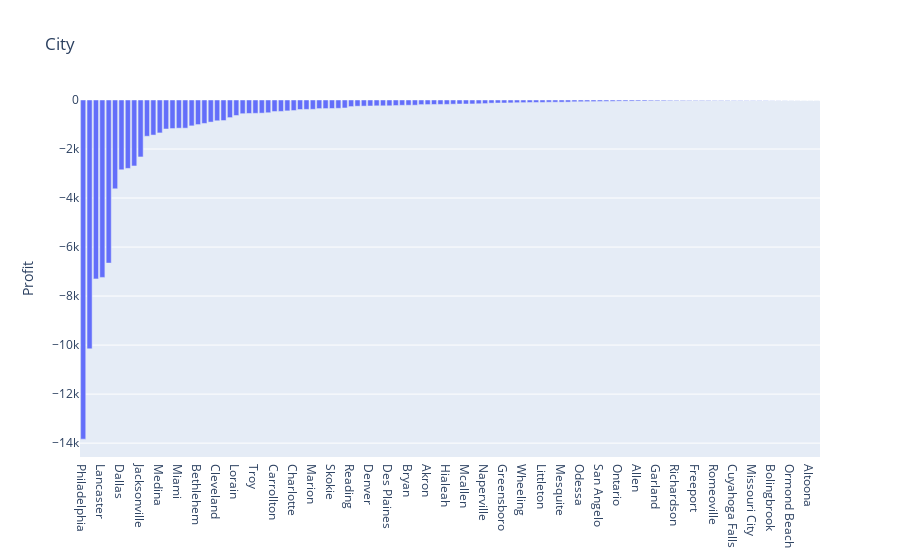
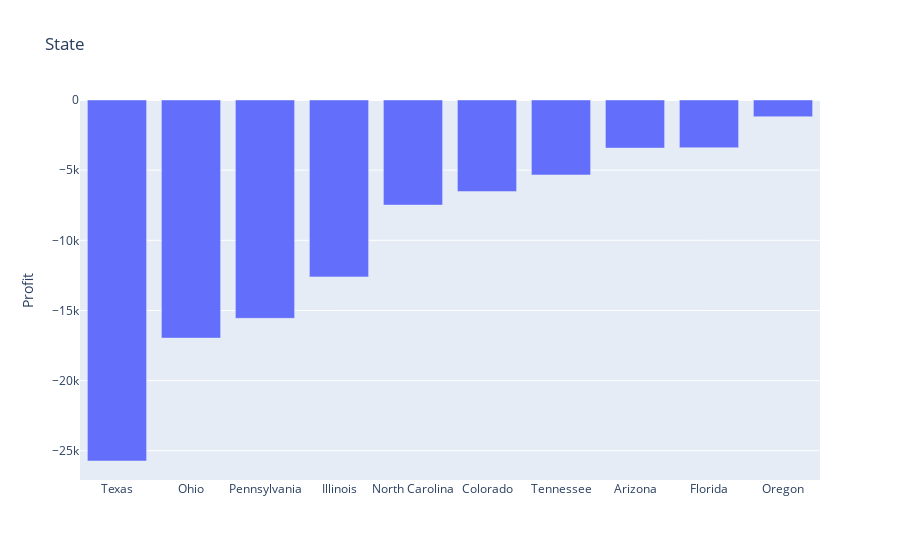
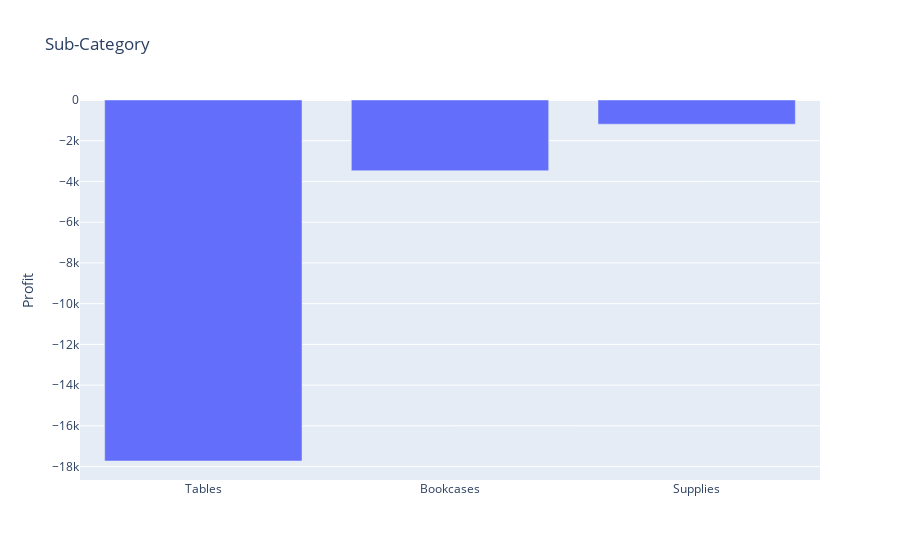

Notebook source saved alongside these figures, in order:
### Markdown cell above
there are some features with some -ve profit these features are:

    
    * 'City',
    * 'State',
    * 'Sub-Category'
<font color= "red">
lets see the values of these featuresres are responsible for -ve profits
</font>

### Code cell
LookAt = ['City','State','Sub-Category']
for eye in LookAt:
    sub = df[[eye, 'Profit']].groupby(eye).sum()
    sub = sub[sub.Profit<0].sort_values('Profit')
    
    trace = go.Bar(x=sub.index, y=sub['Profit'].values, name='Profit')
    layout = go.Layout(title=eye,
                   yaxis=dict(title="Profit"))
    fig = go.Figure(data=[trace], layout=layout)

    if Using_Colab:
      display(HTML(fig.to_html()))
    else:
      iplot(fig)

### Figure 1 — Plotly figure (JSON) as saved in the notebook; plotly's stock layout.template omitted (floating-point values rounded to 4 significant figures)
{"data": [{"name": "Profit", "type": "bar", "x": ["Philadelphia", "Houston", "San Antonio", "Lancaster", "Chicago", "Burlington", "Dallas", "Phoenix", "Aurora", "Jacksonville", "Memphis", "Louisville", "Medina", "Round Rock", "Knoxville", "Miami", "Rockford", "Clarksville", "Bethlehem", "Colorado Springs", "Pueblo", "Cleveland", "Nashville", "Concord", "Lorain", "Mesa", "Greenville", "Troy", "Oswego", "Waco", "Carrollton", "Yuma", "Tyler", "Charlotte", "Amarillo", "Plano", "Marion", "Tamarac", "Dublin", "Skokie", "Toledo", "Tampa", "Reading", "Fort Collins", "Bloomington", "Denver", "Park Ridge", "Pharr", "Des Plaines", "Allentown", "Tigard", "Bryan", "Elmhurst", "Lakeland", "Akron", "Champaign", "El Paso", "Hialeah", "Highland Park", "Parker", "Mcallen", "Fort Lauderdale", "Redmond", "Naperville", "Peoria", "Mentor", "Greensboro", "College Station", "Normal", "Wheeling", "York", "Irving", "Littleton", "Buffalo Grove", "Scottsdale", "Mesquite", "Grand Prairie", "Pembroke Pines", "Odessa", "Mansfield", "Tucson", "San Angelo", "Laredo", "Daytona Beach", "Ontario", "Hendersonville", "Corpus Christi", "Allen", "Carol Stream", "Commerce City", "Garland", "League City", "Frankfort", "Richardson", "Boca Raton", "Austin", "Freeport", "San Marcos", "Frisco", "Romeoville", "Gastonia", "Wilson", "Cuyahoga Falls", "Sanford", "Deer Park", "Missouri City", "Hamilton", "Tinley Park", "Bolingbrook", "Mason", "Abilene", "Ormond Beach", "Pensacola", "Elyria", "Altoona", "Hickory"], "y": [-13840.0, -10150.0, -7299.0, -7239.0, -6655.0, -3623.0, -2847.0, -2791.0, -2692.0, -2324.0, -1479.0, -1430.0, -1343.0, -1183.0, -1165.0, -1150.0, -1150.0, -1055.0, -1003.0, -956.7, -901.0, -848.0, -837.5, -718.6, -632.9, -559.2, -549.0, -544.2, -536.1, -520.1, -470.2, -466.0, -443.7, -429.8, -388.0, -383.1, -380.4, -351.9, -349.9, -346.9, -340.0, -325.2, -268.8, -252.7, -249.4, -244.9, -238.4, -237.6, -236.8, -226.5, -216.3, -213.7, -212.1, -188.6, -186.6, -182.4, -179.9, -179.2, -169.9, -164.2, -163.9, -161.4, -153.7, -146.5, -127.9, -123.3, -123.0, -117.6, -110.0, -107.4, -102.2, -100.5, -98.8, -89.65, -89.49, -87.62, -85.23, -72.45, -69.71, -66.79, -64.97, -58.55, -54.61, -52.33, -46.14, -45.39, -43.73, -39.88, -39.87, -32.93, -32.37, -31.35, -26.06, -24.49, -22.65, -20.39, -20.09, -19.34, -18.8, -14.77, -14.74, -14.34, -12.58, -11.83, -10.39, -9.555, -9.385, -8.915, -4.661, -4.235, -3.758, -1.966, -1.476, -1.398, -1.183, -1.096]}], "layout": {"title": {"text": "City"}, "yaxis": {"title": {"text": "Profit"}}}}

### Figure 2 — Plotly figure (JSON) as saved in the notebook; plotly's stock layout.template omitted (floating-point values rounded to 4 significant figures)
{"data": [{"name": "Profit", "type": "bar", "x": ["Texas", "Ohio", "Pennsylvania", "Illinois", "North Carolina", "Colorado", "Tennessee", "Arizona", "Florida", "Oregon"], "y": [-25730.0, -16970.0, -15560.0, -12610.0, -7491.0, -6528.0, -5342.0, -3428.0, -3399.0, -1190.0]}], "layout": {"title": {"text": "State"}, "yaxis": {"title": {"text": "Profit"}}}}

### Figure 3 — Plotly figure (JSON) as saved in the notebook; plotly's stock layout.template omitted (floating-point values rounded to 4 significant figures)
{"data": [{"name": "Profit", "type": "bar", "x": ["Tables", "Bookcases", "Supplies"], "y": [-17730.0, -3473.0, -1189.0]}], "layout": {"title": {"text": "Sub-Category"}, "yaxis": {"title": {"text": "Profit"}}}}
